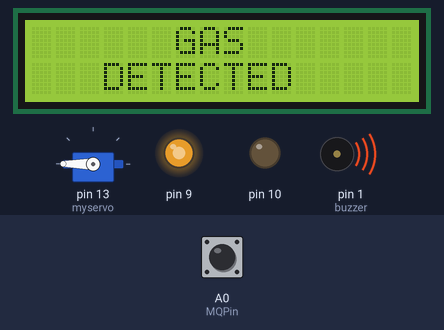
Simulated run of this sketch. Board: Arduino Uno, built with avr-gcc and run on an emulated ATmega328P. Shown: servo, 16×2 character LCD, output pins drawn as LEDs (lit = HIGH), buzzer (waves = sounding, pin HIGH). Inputs (shaded band) come from the test bench; at power-on: A0 (MQPin) HIGH.

Above: at 2.2 s.
2.3 s: A0 (MQPin) pulled LOW for 0.15 s
At 3.8 s:
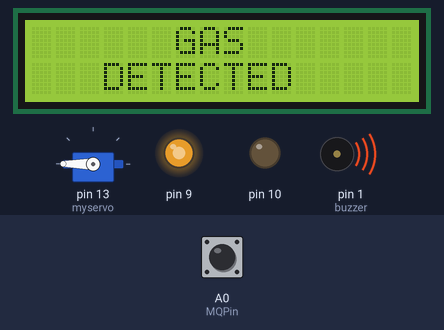
5.4 s: A0 (MQPin) pulled LOW for 1 s
At 6.0 s:
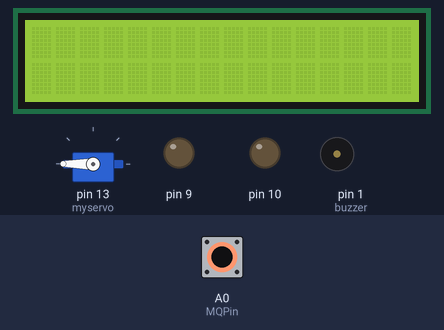
9.4 s: A0 (MQPin) pulled LOW for 0.15 s
At 10.2 s:
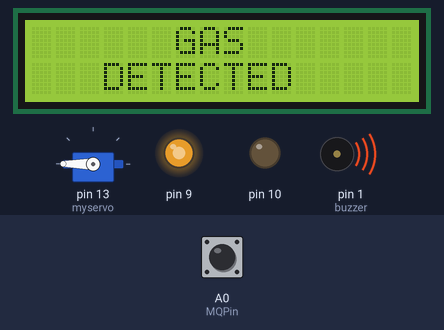
12.5 s: A0 (MQPin) pulled LOW for 0.15 s
At 13.1 s:
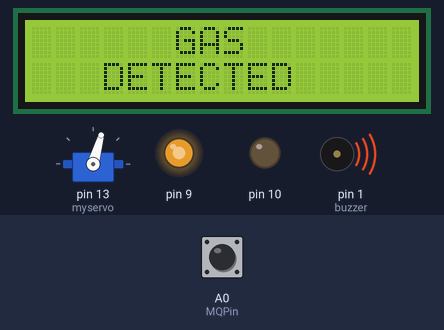
15.6 s: A0 (MQPin) pulled LOW for 3.2 s
At 16.8 s:
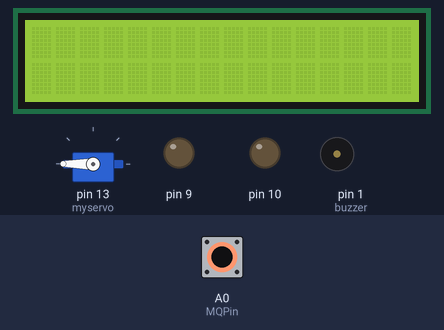
21.8 s: A0 (MQPin) pulled LOW for 1 s
At 23.6 s:
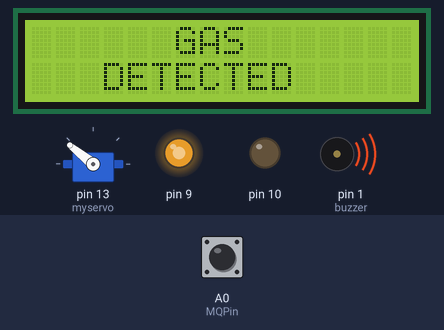
Timing chart, 0 to 26.8 s (numbered marks = the images above; inputs shaded):
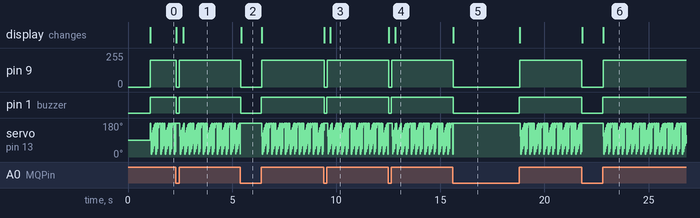

Measured:
- after the input at 2.3 s, pin 9: 200/255 → 0/255 at once, → 200/255 0.16 s later; pin 1 (buzzer): HIGH → LOW at once, → HIGH 0.14 s later; the display: first changes at once (image 1 shows a later state)
- after the input at 5.4 s, pin 9: 200/255 → 0/255 at once, → 200/255 1.0 s later; pin 1 (buzzer): HIGH → LOW at once, → HIGH 0.99 s later; the display: changes at once (image 2)
- after the input at 9.4 s, pin 9: 200/255 → 0/255 at once, → 200/255 0.15 s later; pin 1 (buzzer): HIGH → LOW at once, → HIGH 0.14 s later; the display: first changes at once (image 3 shows a later state)
- after the input at 12.5 s, pin 9: 200/255 → 0/255 at once, → 200/255 0.15 s later; pin 1 (buzzer): HIGH → LOW at once, → HIGH 0.14 s later; the display: first changes at once (image 4 shows a later state)
- after the input at 15.6 s, pin 9: 200/255 → 0/255 at once, → 200/255 3.2 s later; pin 1 (buzzer): HIGH → LOW at once, → HIGH 3.2 s later; the display: changes at once (image 5)
- after the input at 21.8 s, pin 9: 200/255 → 0/255 at once, → 200/255 1.0 s later; pin 1 (buzzer): HIGH → LOW at once, → HIGH 1.0 s later; the display: first changes at once (image 6 shows a later state)

The sketch:

smoke.ino
```cpp
#include <LiquidCrystal.h>
#include <Servo.h>

LiquidCrystal lcd(7, 6, 5, 4, 3, 2);

#define MQPin A0
#define buzzer 1


Servo myservo;  // create servo object to control a servo
// twelve servo objects can be created on most boards

int pos = 0;    // variable to store the servo position
int val = 200;

void setup() {
   myservo.attach(13);  // attaches the servo on pin 13 to the servo object
   lcd.begin(16, 2);
   pinMode(MQPin, INPUT_PULLUP);
   pinMode(buzzer, OUTPUT);
   lcd.setCursor(5, 0);
   lcd.print("GAS");
   lcd.setCursor(3, 1);
   lcd.print("DETECTOR");
   delay(1000);
   analogWrite(9,0);
  analogWrite(10,0);
   lcd.clear();
}

void loop() {

int gas_value = digitalRead(MQPin);

if(gas_value==HIGH)
{
  digitalWrite(buzzer, HIGH);
  lcd.setCursor(6, 0);
  lcd.print("GAS");
  lcd.setCursor(3, 1);
  lcd.print("DETECTED");

  for (pos = 0; pos <= 180; pos += 1) { // goes from 0 degrees to 180 degrees
    // in steps of 1 degree
    myservo.write(pos);              // tell servo to go to position in variable 'pos'
  }

  analogWrite(9,val);
  analogWrite(10,0);


}
else
{
 lcd.clear();
 analogWrite(9,0);
 analogWrite(10,0);
 digitalWrite(buzzer, LOW);
}


}
```
